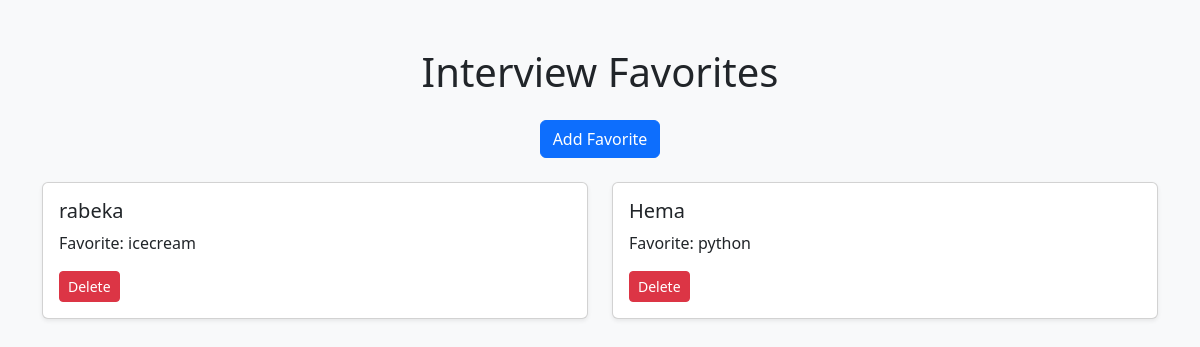
The page / on the database its author committed.
### tables this page shows
CREATE TABLE favorites (
    id INTEGER PRIMARY KEY AUTOINCREMENT,
    name TEXT NOT NULL,
    favorite TEXT NOT NULL
);

### app.py (the view)
@app.route("/")
def home():
    conn = get_db()
    favorites = conn.execute("SELECT * FROM favorites").fetchall()
    conn.close()
    return render_template("index.html", favorites=favorites)

### app.py (called while the page is built)
def get_db():
    conn = sqlite3.connect("favorites.db")
    conn.row_factory = sqlite3.Row
    return conn

### templates/index.html (shortened to what this page needs)
<!DOCTYPE html>
<html>
<head>
    <link href="https://cdn.jsdelivr.net/npm/bootstrap@5.3.3/dist/css/bootstrap.min.css" rel="stylesheet">
</head>
<body class="bg-light">
<div class="container mt-5">
    <h1 class="text-center mb-4">Interview Favorites</h1>
    <div class="text-center mb-4">
        <a href="/add" class="btn btn-primary">Add Favorite</a>
    </div>
    {% if favorites %}
        <div class="row">
            {% for item in favorites %}
            <div class="col-md-6 mb-3">
                <div class="card shadow-sm">
                    <div class="card-body">
                        <h5 class="card-title">{{ item["name"] }}</h5>
                        <p class="card-text">
                            Favorite: {{ item["favorite"] }}
                        </p>
                        <a href="/delete/{{ item['id'] }}"
                           class="btn btn-danger btn-sm">
                            Delete
                        </a>
                    </div>
                </div>
            </div>
            {% endfor %}
        </div>
    {% else %}
        <p class="text-center text-muted">
            No favorites added yet.
        </p>
    {% endif %}
</div>
</body>
</html>

### rows shown on the page
favorites: name "rabeka", favorite "icecream"
favorites: name "Hema", favorite "python"
